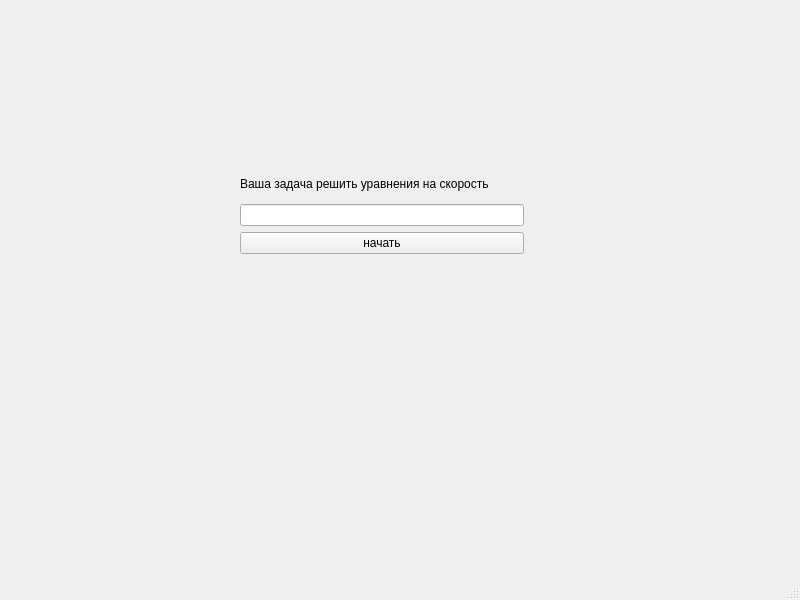
<?xml version="1.0" encoding="UTF-8"?>
<ui version="4.0">
 <class>MainModule_1</class>
 <widget class="QMainWindow" name="MainModule_1">
  <property name="geometry">
   <rect>
    <x>0</x>
    <y>0</y>
    <width>800</width>
    <height>600</height>
   </rect>
  </property>
  <property name="windowTitle">
   <string>MainWindow</string>
  </property>
  <widget class="QWidget" name="centralwidget">
   <widget class="QWidget" name="layoutWidget">
    <property name="geometry">
     <rect>
      <x>240</x>
      <y>170</y>
      <width>284</width>
      <height>118</height>
     </rect>
    </property>
    <layout class="QVBoxLayout" name="verticalLayout_2">
     <item>
      <widget class="QLabel" name="label">
       <property name="text">
        <string>Ваша задача решить уравнения на скорость</string>
       </property>
      </widget>
     </item>
     <item>
      <layout class="QVBoxLayout" name="verticalLayout">
       <item>
        <widget class="QLineEdit" name="lineEdit"/>
       </item>
       <item>
        <widget class="QPushButton" name="pushButton">
         <property name="text">
          <string>начать</string>
         </property>
        </widget>
       </item>
      </layout>
     </item>
     <item>
      <widget class="QLabel" name="label_2">
       <property name="text">
        <string/>
       </property>
      </widget>
     </item>
    </layout>
   </widget>
  </widget>
  <widget class="QMenuBar" name="menubar">
   <property name="geometry">
    <rect>
     <x>0</x>
     <y>0</y>
     <width>800</width>
     <height>23</height>
    </rect>
   </property>
  </widget>
  <widget class="QStatusBar" name="statusbar"/>
 </widget>
 <resources/>
 <connections/>
</ui>
